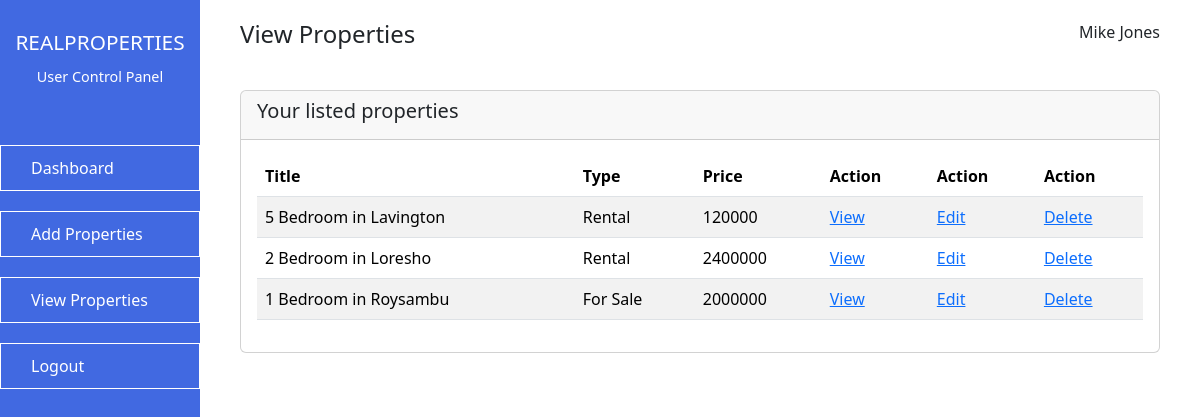
The app's page /pages/user/user_view_properties.php (signed in) with its own data.
### tables this page shows
CREATE TABLE `properties` (
  `property_id` int(11) NOT NULL,
  `user_id` int(11) NOT NULL,
  `title` varchar(100) NOT NULL,
  `description` text NOT NULL,
  `type` tinyint(1) NOT NULL,
  `price` int(11) NOT NULL,
  `featured_image` varchar(255) DEFAULT NULL,
  `updated_at` timestamp NOT NULL DEFAULT current_timestamp() ON UPDATE current_timestamp(),
  `created_at` timestamp NOT NULL DEFAULT current_timestamp()
);

### pages/user/user_view_properties.php (the view, shortened to what this page needs)
<?php
include "../../connection_to_database.php";
$user_id = $_SESSION['user_id'];
$propertySQL = "SELECT * FROM properties WHERE user_id ='".$user_id."'";
$propertyRES = mysqli_query($conn,$propertySQL);
?>
<!DOCTYPE html>
<html lang="en">
<head>
    <link rel="stylesheet" href="../../assets/css/bootstrap.css">
    <link rel="stylesheet" href="../../assets/css/custom.css">
</head>
<body>
    <div class="fullpage">
        <div class="wrapper">
            <div class="sidebar">
                <h2>RealProperties</h2>
                <h4>User Control Panel</h4>
                <ul>
                    <li>
                        <a href="#">Dashboard</a>
                    </li>
                    <li>
                        <a href="user_add_property.php">Add Properties</a>
                    </li>
                    <li>
                        <a href="user_view_properties.php">View Properties</a>
                    </li>
                    <li>
                        <a href="operations/logout.php">Logout</a>
                    </li>
                </ul>
            </div>
            <div class="content">
                <div class="content-nav">
                        <div class="left-header">
                            <h4>View Properties</h4>
                        </div>
                        <div class="right-header">
                            <p>
                            <?php echo $_SESSION['fname']." ".$_SESSION['lname']; ?>
                            </p>
                        </div>
                </div>
                <div class="content-area">
                    <div class="card">
                        <div class="card-header">
                            <h5>Your listed properties</h5>
                        </div>
                        <div class="card-body">
                            <table class="table table-striped">
                                <thead>
                                    <tr>
                                        <th>Title</th>
                                        <th>Type</th>
                                        <th>Price</th>
                                        <th>Action</th>
                                        <th>Action</th>
                                        <th>Action</th>
                                    </tr>
                                </thead>
                                <tbody>
                                    <?php
                                        while($row = mysqli_fetch_array($propertyRES)){
                                            echo "<tr>";
                                                echo "<td>".$row['title']."</td>";
                                                echo "<td>".typer($row['type'])."</td>";
                                                echo "<td>".$row['price']."</td>";
                                                echo "<td> <a href='#'>View</a> </td>";
                                                echo "<td> <a href='#'>Edit</a> </td>";
                                                echo "<td> <a href='#'>Delete</a> </td>";
                                            echo "</tr>";
                                        }
                                        function typer($number){
                                            if ($number == 1){
                                                return "Rental";
                                            }else if($number == 2){
                                                return "For Sale";
                                            }
                                        }
                                    ?>
                                </tbody>
                            </table>
                        </div>
                    </div>
                </div>
            </div>
        </div>
    </div>
</body>
</html>

### assets/css/custom.css (style rules this page uses)
.wrapper { display: flex; position: relative; }
.sidebar { width: 200px; height: 100%; background-color: royalblue; text-decoration-color: black; padding: 0px 0px; position: fixed; top: 0; }
.sidebar h2 { color: #fff; text-transform: uppercase; text-align: center; padding-top: 30px; padding-bottom: 5px; font-size: 1.3rem; }
.sidebar h4 { color: #fff; text-align: center; padding-bottom: 40px; font-size: .9rem; }
.sidebar ul { list-style: none; padding:0; }
.sidebar li { padding:0; margin:20px 0; padding:10px 0; border:solid 1px white; }
.sidebar a { color:white; padding:10px 30px; text-decoration: none; width: 100%; height: 100%; margin:auto; }
.content { width: 100%; margin-left: 200px; height: 100%; position:relative; padding: 0px; }
.content .content-nav { display: flex; justify-content: space-between; background-color: #fff; padding: 20px 40px 10px 40px; }
.content .content-area { padding: 20px 40px 10px 40px; }

### records on screen
properties: title "5 Bedroom in Lavington", type "Rental", price "120000"
properties: title "2 Bedroom in Loresho", type "Rental", price "2400000"
properties: title "1 Bedroom in Roysambu", type "For Sale", price "2000000"

### other values on screen
$_SESSION['fname'] "Mike"
$_SESSION['lname'] "Jones"
